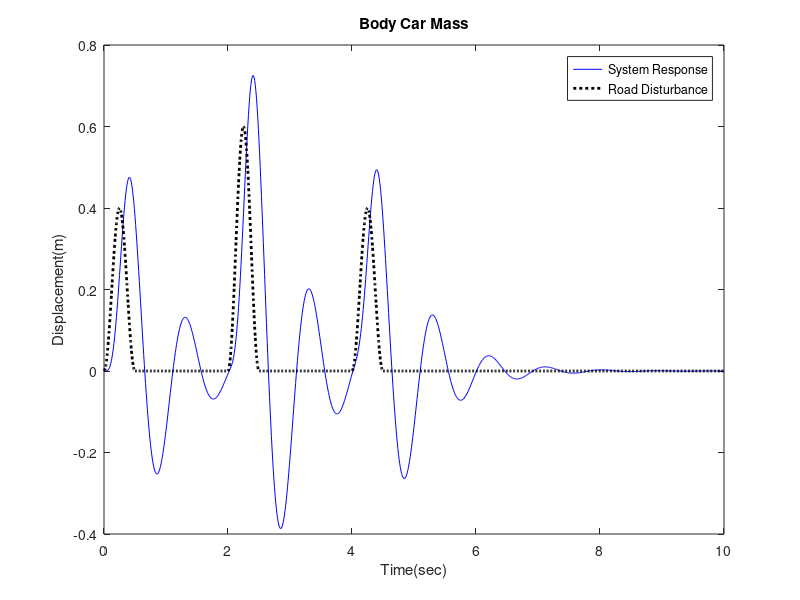

Reproduce this figure in MATLAB.
%% Active Suspension Systems
clc; clear; close all;clearvars;

mc_sse = 300; % kg
kc_sse = 16000; % N/m
cc_sse = 1000; % N.s/m
% wheel values:
mw_sse = 60; % kg
kw_sse = 190000; % N/m
%cw_sse = 10; % N.s/m
sim = 10;
ts = 0.01;

% Road Disturbance
c = 0;
a1 = 0.2;
a2 = 0.3;
for i = 0:ts:sim
    c = c + 1;
    if i < 0.5
        ud(c) = a1*(1-cos(4*pi*i));
    elseif i > 2 && i < 2.5
        ud(c) = a2*(1-cos(4*pi*i));
    elseif i > 4 && i < 4.5
        ud(c) = a1*(1-cos(4*pi*i));        
    else
        ud(c) = 0;
    end
end

A = [0 1 0 0; -(kc_sse/mc_sse) -(cc_sse/mc_sse) (kc_sse/mc_sse) (cc_sse/mc_sse); 0 0 0 1; (kc_sse/mw_sse) (cc_sse/mw_sse) -((kc_sse + kw_sse)/mw_sse) -(cc_sse/mw_sse)];
B = [0 0; (1/mc_sse) 0; 0 0; -(1/mw_sse) (kw_sse/ mw_sse)];
C = [1 0 0 0];
D = [0 0];

tsim = 0:ts:sim;
uc = zeros(size(tsim));
u = [uc; ud];

x0 = [0,0,0,0];
x = [1;1;1;1];

sprintf("%d",c);
xdot = A*x + B*u;
Goal = ss(A,B,C,D);
y = lsim(Goal,u,tsim,x0);

i = 0:ts:sim;
plot(i,y,'b',i,ud,'k:','LineWidth',2);
legend('System Response','Road Disturbance');
xlabel('Time(sec)');ylabel('Displacement(m)');
title('Body Car Mass');






